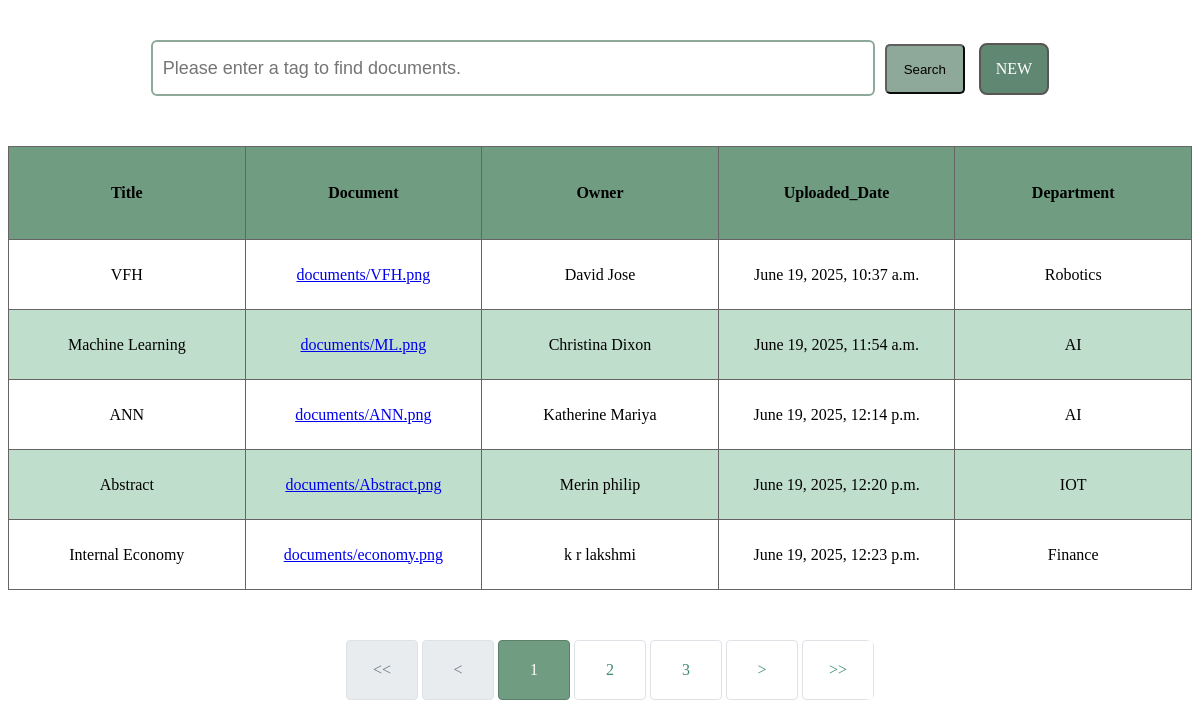
Screenshot of /table/ with the database file from the repository.
### docs/models.py (models this page shows, shortened)
class Document(models.Model):
    title = models.CharField(max_length=700)
    description = models.TextField()
    owner = models.CharField(max_length=700)
    image = models.ImageField(upload_to='documents/')
    tags = models.TextField(max_length=10000)
    upload_at = models.DateTimeField(auto_now_add=True)
    subject = models.TextField(null=True)
    department = models.TextField(max_length=2000, null=True)

### docs/views.py (the view)
# urls.py: path('table/', views.table_data, name='table_doc'),
def table_data(request):
    query = request.GET.get('q', '')
    data = Document.objects.all()
    if query:
        data = data.filter(tags__icontains=query)
    paginator = Paginator(data, 5)
    page_num = request.GET.get('page')
    page_obj = paginator.get_page(page_num)
    return render(request, 'table.html', {'page_obj': page_obj, 'query': query})

### templates/table.html (shortened to what this page needs)
<!DOCTYPE html>
<html lang="en">
{% load static %}
<head>
    <link rel="stylesheet" href="{% static 'css/table.css' %}">
</head>
<body>
    <div class="container">
        <div class="searchPanel">
            <form method="get" class="search">
                <input type="text" name="q" placeholder="Please enter a tag to find documents." value="{{ query }}" class="searchBar">
                <button type="submit" class="searchButton">Search</button>
                <a href="{% url 'upload_doc' %}" class="new">NEW</a>
            </form>
        </div>
        <div class="tablePanel">
            <table>
                <thead>
                    <tr>
                        <th>Title</th>
                        <th>Document</th>
                        <th>Owner</th>
                        <th>Uploaded_Date</th>
                        <th>Department</th>
                    </tr>
                </thead>
                <tbody>
                    {% for doc in page_obj %}
                    <tr onclick="handleClickRow({tags : '{{ doc.tags|escapejs }}', subject : '{{ doc.subject|escapejs }}', description : '{{ doc.description|escapejs }}', image : '{{ doc.image.url|escapejs }}' })"
                        class="row-{{doc.id}}">
                        <td>{{ doc.title }}</td>
                        <td><a href="{{ doc.image.url }}">{{ doc.image }}</a></td>
                        <td>{{ doc.owner }}</td>
                        <td>{{ doc.upload_at }}</td>
                        <td>{{ doc.department }}</td>
                    </tr>
                    {% endfor %}
                </tbody>
            </table>
            <div class="pagination-con">
                {% if page_obj.has_other_pages %}
                    <ul class="pagination">
                        {% if page_obj.has_previous %}
                            <li class=" page-item"><a class="page-link" href="?page=1&q={{ query }}"><<</a></li>
                            <li class="page-item"><a class="page-link" href="?page={{ page_obj.previous_page_number }}&q={{ query }}"><</a></li>
                        {% else %}
                            <li class="page-item disabled"><span class="page-link"><<</span></li>
                            <li class="page-item disabled"><span class="page-link"><</span></li>
                        {% endif %}
                        {% for i in page_obj.paginator.get_elided_page_range %}
                            {% if page_obj.number == i %}
                                <li class="page-item active"><span class="page-link">{{ i }}</span></li>
                            {% elif i == page_obj.paginator.ELLIPSIS %}
                                <li class="page-item"><span class="page-link">{{ i }}</span></li>
                            {% else %}
                                <li class="page-item"><a class="page-link" href="?page={{ i }}&q={{ query }}">{{ i }}</a></li>
                            {% endif %}
                        {% endfor %}
                        {% if page_obj.has_next %}
                            <li class="page-item"><a class="page-link"
                                    href="?page={{ page_obj.next_page_number }}&q={{ query }}">></a></li>
                            <li class="page-item"><a class="page-link"
                                    href="?page={{ page_obj.paginator.num_pages }}&q={{ query }}">>></a></li>
                        {% else %}
                            <li class="page-item disabled"><span class="page-link">></span></li>
                            <li class="page-item disabled"><span class="page-link">>></span></li>
                        {% endif %}
                    </ul>
                {% endif %}
            </div>
        </div>
    </div>
</body>
</html>

### static/css/table.css (style rules this page uses)
table { margin-top: 50px; }
table, th, td { border-collapse: collapse; width: 100%; border: 1px solid rgb(102, 100, 100); }
th { background-color: #709c82; height: 90px; }
td { text-align: center; }
tr { height: 70px; }
th, td { width: 20%; }
tr:nth-child(even) { background-color: #c0decc; }
.pagination-con { text-align: center; }
.pagination { list-style: none; display: inline-flex; padding-left: 20px; border-radius: 10px; overflow: hidden; margin-top: 30px; margin-top: 50px; }
.page-item { margin: 0 2px; }
.page-item a, .page-item span { display: inline-block; padding: 20px; text-decoration: none; color: rgb(66, 139, 115); border: 1px solid #dee2e6; background-color: #fff; border-radius: 4px; width: 30px; }
.page-item.disabled span { color: #6c757d; background-color: #e9ecef; cursor: not-allowed; }
.page-item.active span { background-color: #709c82; color: rgb(255, 253, 253); border-color: #5b806b; }
.search { text-align: center; margin-top: 40px; }
.searchBar { cursor: text; padding-block: 6px; padding-inline: 10px; width: 700px; height: 40px; border: 2px solid #8ea899; border-radius: 6px; font-size: 18px; }
.searchButton { height: 50px; margin-left: 6px; width: 80px; cursor: pointer; border-radius: 5px; background-color: #8ea899; border-color: #5f5f5f; }
.new { padding: 15px; background-color: #608771; color: white; text-decoration: none; border-radius: 8px; font-size: 16px; margin-left: 10px; transition: background-color 0.3s; display: inline-block; border: 2px solid #595656; }

### rows the page displays
Document: title "VFH", image "documents/VFH.png", owner "David Jose", upload_at "June 19, 2025, 10:37 a.m.", department "Robotics"
Document: title "Machine Learning", image "documents/ML.png", owner "Christina Dixon", upload_at "June 19, 2025, 11:54 a.m.", department "AI"
Document: title "ANN", image "documents/ANN.png", owner "Katherine Mariya", upload_at "June 19, 2025, 12:14 p.m.", department "AI"
Document: title "Abstract", image "documents/Abstract.png", owner "Merin philip", upload_at "June 19, 2025, 12:20 p.m.", department "IOT"
Document: title "Internal Economy", image "documents/economy.png", owner "k r lakshmi", upload_at "June 19, 2025, 12:23 p.m.", department "Finance"

### other values shown
{{ i }} "1"
{{ i }} "2" "3"
